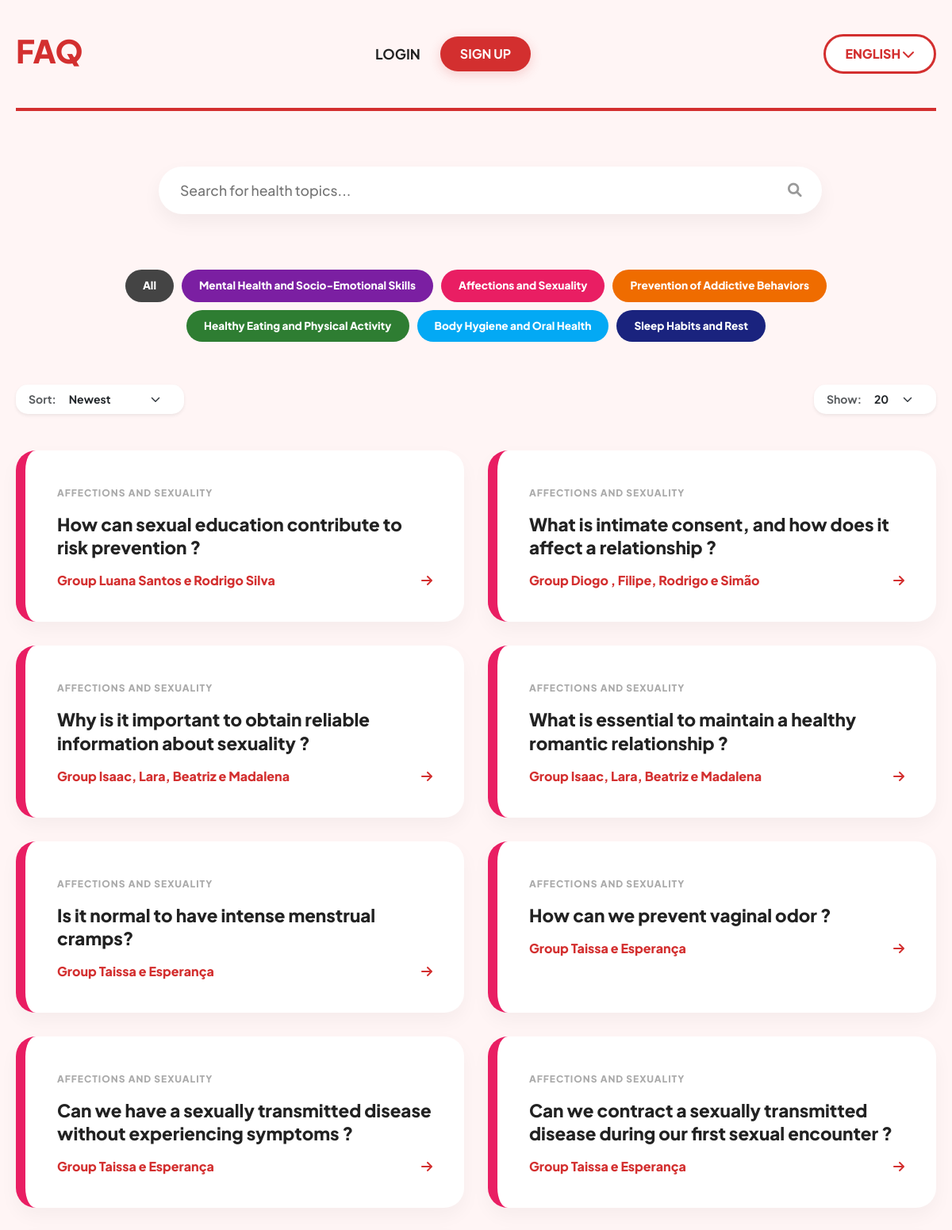
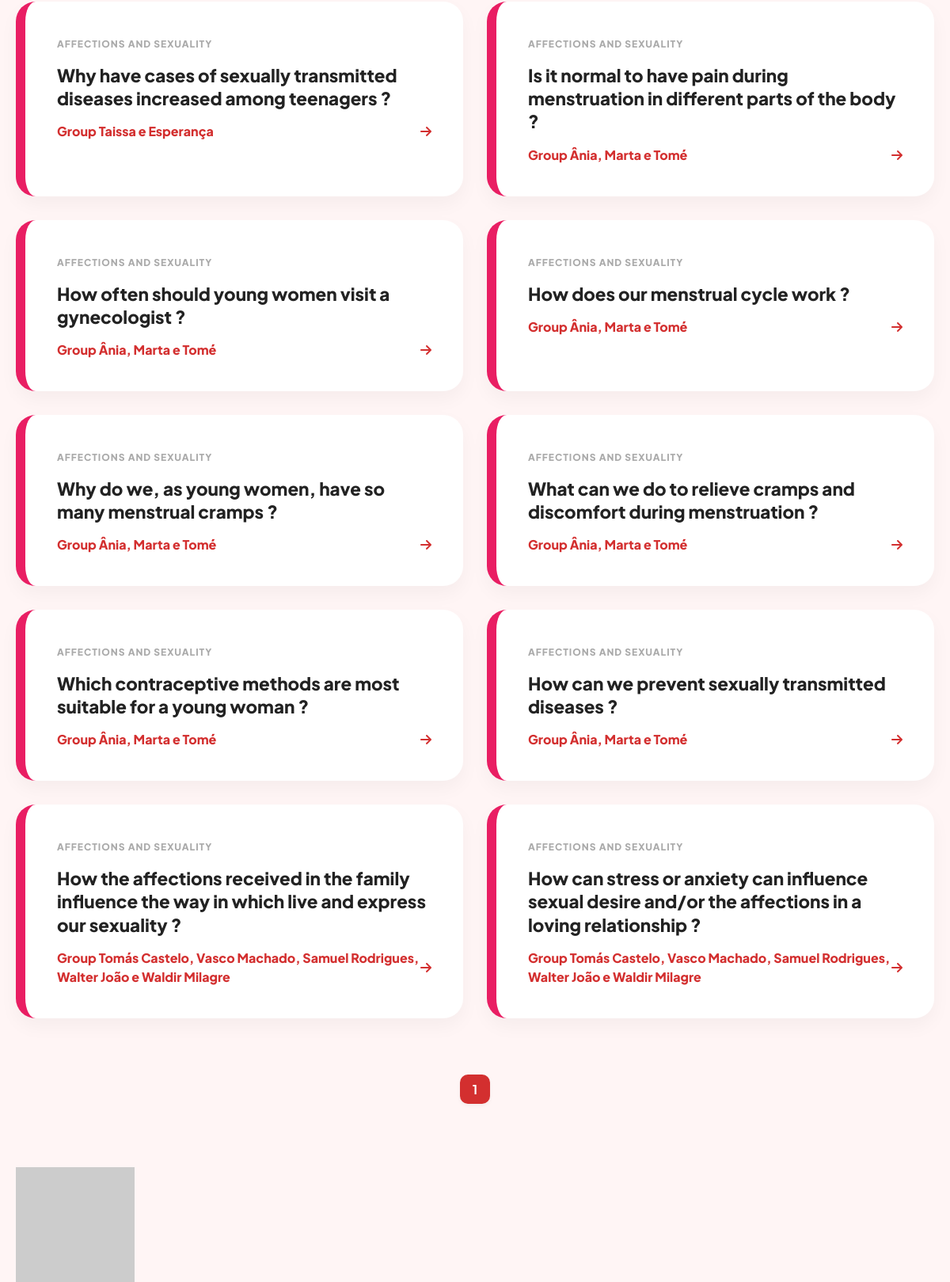
Screenshot of /?category=2&per_page=20 (upper part) with the database file from the repository (2 pictures, top to bottom).
### tables this page shows
CREATE TABLE questions (
        id_question INTEGER PRIMARY KEY AUTOINCREMENT,
        id_group INTEGER,
        id_category INTEGER,
        question TEXT,
        answer TEXT,
        pergunta TEXT,
        resposta TEXT,
        votes INTEGER DEFAULT 0,
        FOREIGN KEY (id_category) REFERENCES categories(id_category),
        FOREIGN KEY (id_group) REFERENCES groups(id_group));

CREATE TABLE categories (
        id_category INTEGER PRIMARY KEY AUTOINCREMENT,
        name TEXT NOT NULL UNIQUE,
        nome TEXT NOT NULL UNIQUE);

CREATE TABLE groups (
        id_group INTEGER PRIMARY KEY AUTOINCREMENT,
        name TEXT NOT NULL,
        grade TEXT DEFAULT NULL);

### app.py (the view)
@app.route('/', methods=['GET'])
def home():
    category_id = request.args.get('category', type=int)
    current_page = request.args.get('page', 1, type=int)
    per_page = request.args.get('per_page', 20, type=int)
    sort_by = request.args.get('sort', 'newest')
    search_query = request.args.get('q', default='')
    total_questions = get_count_questions_en(category_id=category_id, search_query=search_query)
    total_pages = math.ceil(total_questions / per_page)
    questions = get_questions_en(per_page=per_page, current_page=current_page,
                                 category_id=category_id, sort_by=sort_by, search_query=search_query)
    return render_template('home.html',questions=questions,
                           total_pages=total_pages,
                           current_page=current_page,
                           selected_category=category_id,
                           per_page=per_page,
                           sort_by=sort_by,
                           search_query=search_query)

### dbqueries.py (called while the page is built)
def get_count_questions_en(category_id=None, search_query=None):
    with sqlite3.connect(DBFILE) as conn:
        cursor = conn.cursor()
        sql = 'SELECT COUNT(*) FROM questions WHERE 1=1'
        params = []
        if category_id:
            sql += ' AND id_category = ?'
            params.append(category_id)
        if search_query:
            sql += ' AND question LIKE ?'
            params.append(f"%{search_query}%")
        cursor.execute(sql, tuple(params))
        return cursor.fetchone()[0]

### templates/home.html (shortened to what this page needs)
<!DOCTYPE html>
<html lang="en">
<head>
    <link href="https://cdn.jsdelivr.net/npm/bootstrap@5.3.3/dist/css/bootstrap.min.css" rel="stylesheet">
    <link rel="stylesheet" href="https://cdnjs.cloudflare.com/ajax/libs/font-awesome/6.0.0/css/all.min.css">
    <link rel="stylesheet" href="static/css/style-home.css">
</head>
<body>
    <div id="main-content-wrapper">
        <main class="container-layout">
            <nav class="nav-bar">
                <a href="{{ url_for('home') }}" class="logo-link">
                    <h2 class="logo">FAQ</h2>
                </a>
                {% if not current_user.is_authenticated %}
                <div class="auth-buttons">
                    <a href="{{ url_for('login_page') }}" class="login-text">LOGIN</a>
                    <a href="{{ url_for('register') }}" class="signup-btn">SIGN UP</a>
                </div>
                {% endif %}
                <div class="lang-selector">
                    <span>ENGLISH</span> <i class="fa-solid fa-chevron-down"></i>
                </div>
            </nav>
            <section class="search-section">
                <form method="GET" action="/" id="searchForm" class="w-100">
                    <div class="search-wrapper">
                        <input type="text" name="q" placeholder="Search for health topics..."
                            class="search-input" value="{{ search_query }}" autocomplete="off">
                    </div>
                </form>
            </section>
            <section class="category-area mb-4">
                <a href="{{ url_for('home', per_page=per_page) }}"
                class="btn-cat btn-all {% if not selected_category %}active{% endif %}">
                All
                </a>
                <a href="{{ url_for('home', category=1, per_page=per_page) }}"
                class="btn-cat btn-mental {% if selected_category == 1 %}active{% endif %}">
                Mental Health and Socio-Emotional Skills
                </a>
                <a href="{{ url_for('home', category=2, per_page=per_page) }}"
                class="btn-cat btn-sexuality {% if selected_category == 2 %}active{% endif %}">
                Affections and Sexuality
                </a>
                <a href="{{ url_for('home', category=3, per_page=per_page) }}"
                class="btn-cat btn-addictive {% if selected_category == 3 %}active{% endif %}">
                Prevention of Addictive Behaviors
                </a>
                <a href="{{ url_for('home', category=4, per_page=per_page) }}"
                class="btn-cat btn-nutrition {% if selected_category == 4 %}active{% endif %}">
                Healthy Eating and Physical Activity
                </a>
                <a href="{{ url_for('home', category=5, per_page=per_page) }}"
                class="btn-cat btn-hygiene {% if selected_category == 5 %}active{% endif %}">
                Body Hygiene and Oral Health
                </a>
                <a href="{{ url_for('home', category=6, per_page=per_page) }}"
                class="btn-cat btn-sleep {% if selected_category == 6 %}active{% endif %}">
                Sleep Habits and Rest
                </a>
            </section>
            <div class="d-flex justify-content-between align-items-center mb-3" style="grid-column: 1 / 9;">
                <form method="GET" action="/" class="d-flex align-items-center bg-white px-3 py-1 shadow-sm" style="border-radius: 15px;">
                    <label for="sort" class="me-2 small fw-bold text-muted">Sort:</label>
                    <select name="sort" id="sort" onchange="this.form.submit()" class="form-select form-select-sm border-0" style="width: auto; cursor: pointer; font-weight: 700;">
                        <option value="newest" {% if sort_by == 'newest' %}selected{% endif %}>Newest</option>
                    </select>
                </form>
                <form method="GET" action="/" class="d-flex align-items-center bg-white px-3 py-1 shadow-sm" style="border-radius: 15px;">
                    <label for="per_page" class="me-2 small fw-bold text-muted">Show:</label>
                    <select name="per_page" id="per_page" onchange="this.form.submit()" class="form-select form-select-sm border-0" style="width: auto; cursor: pointer; font-weight: 700;">
                        <option value="20" {% if per_page == 20 %}selected{% endif %}>20</option>
                    </select>
                </form>
            </div>
            <section class="faq-section">
            {% include 'partials/faq_cards.html' %}
            </section>
            <nav class="pagination-wrapper mt-5" style="grid-column: 1 / 9;">
                <ul class="pagination-list d-flex justify-content-center list-unstyled gap-2">
                    {% set start = [current_page - 2, 1]|max %}
                    {% set end = [start + 4, total_pages]|min %}
                    {% set start = [end - 4, 1]|max %}
                    {% for p in range(start, end + 1) %}
                        {% if p > 0 %}
                        <li>
                            <a href="{{ url_for('home', page=p, category=selected_category, per_page=per_page, sort=sort_by) }}"
                            class="pagi-num {% if p == current_page %}active{% endif %}">
                                {{ p }}
                            </a>
                        </li>
                        {% endif %}
                    {% endfor %}
                </ul>
            </nav>
            <section class="quote-area">
                <div id="quoteCarousel" class="carousel slide" data-bs-ride="carousel" data-bs-interval="5000">
                    <div class="carousel-inner">
                        <div class="carousel-item active">
                            <div class="flying-card">
                                <div class="card-header-quote">
                                    <img src="https://i.pravatar.cc/150?u=doc1" alt="Doctor" class="doctor-photo">
                                </div>
                            </div>
                        </div>
                    </div>
                </div>
            </section>
        </main>
    </div>
</body>
</html>

### templates/partials/faq_cards.html
{% for q_id, question, answer, group, category, votes in questions %}
    {% set border_class = "border-gray" %}
    {% if selected_category == 1 %}{% set border_class = "border-mental" %}
    {% elif selected_category == 2 %}{% set border_class = "border-sexuality" %}
    {% elif selected_category == 3 %}{% set border_class = "border-addictive" %}
    {% elif selected_category == 4 %}{% set border_class = "border-nutrition" %}
    {% elif selected_category == 5 %}{% set border_class = "border-hygiene" %}
    {% elif selected_category == 6 %}{% set border_class = "border-sleep" %}
    {% endif %}
    <div class="faq-card {{ border_class }}" data-bs-toggle="modal" data-bs-target="#modal{{ loop.index }}">
        <div class="card-body">
            <span class="category-tag-small">{{ category }}</span>
            <h3 class="question-text">{{ question }}</h3>
            <div class="card-footer-info">
                <span>Group {{ group }}</span>
                <i class="fa-solid fa-arrow-right"></i>
            </div>
        </div>
    </div>
{% else %}
    <div class="text-center w-100 py-5" style="grid-column: 1 / 9;">
        <p class="text-muted fs-5">No health topics found matching your search.</p>
    </div>
{% endfor %}

### static/css/style-home.css (style rules this page uses)
:root { --health-red: #D32F2F; --soft-bg: #FFF5F5; --mental-purple: #7B1FA2; --sexuality-pink: #E91E63; --addictive-orange: #EF6C00; --nutrition-green: #2E7D32; --hygiene-blue: #03A9F4; --sleep-navy: #1A237E; }
body { background-color: var(--soft-bg); font-family: 'Plus Jakarta Sans', sans-serif; color: #222; margin: 0; }
.container-layout { display: grid; grid-template-columns: repeat(8, 1fr); grid-gap: 30px; max-width: 1200px; margin: 0 auto; padding: 0 20px; }
.nav-bar { grid-column: 1 / 9; display: flex; justify-content: space-between; align-items: center; padding: 40px 0; border-bottom: 4px solid var(--health-red); }
.logo { font-weight: 800; color: var(--health-red); font-size: 2.5rem; }
.lang-selector { cursor: pointer; font-weight: 800; color: var(--health-red); border: 3px solid var(--health-red); padding: 10px 25px; border-radius: 50px; background: white; }
.logo-link { text-decoration: none; color: inherit; cursor: pointer; }
.signup-btn { background-color: var(--health-red); color: white; text-decoration: none; padding: 10px 25px; border-radius: 25px; font-weight: 700; font-size: 1rem; transition: all 0.3s ease; box-shadow: 0 4px 15px rgba(211, 47, 47, 0.2); }
.auth-buttons { display: flex; align-items: center; gap: 25px; }
.login-text { text-decoration: none; color: #222; font-weight: 700; font-size: 1.1rem; transition: color 0.2s; }
.search-section { grid-column: 2 / 8; margin: 40px 0; }
.search-wrapper { position: relative; display: flex; align-items: center; width: 100%; }
.search-input { width: 100%; padding: 15px 55px 15px 25px; border: 2px solid transparent; border-radius: 30px; background: white; font-size: 1.1rem; font-weight: 500; box-shadow: 0 10px 25px rgba(0, 0, 0, 0.05); transition: all 0.3s ease; outline: none; }
.category-area { grid-column: 1 / 9; display: flex; justify-content: center; gap: 10px; flex-wrap: wrap; margin-bottom: 50px; }
.btn-cat { border-radius: 50px; padding: 10px 22px; font-weight: 800; color: white !important; border: none; text-decoration: none; font-size: 0.85rem; transition: 0.3s; }
.btn-all { background-color: #444; }
.btn-mental { background-color: var(--mental-purple); }
.btn-sexuality { background-color: var(--sexuality-pink); }
.btn-addictive { background-color: var(--addictive-orange); }
.btn-nutrition { background-color: var(--nutrition-green); }
.btn-hygiene { background-color: var(--hygiene-blue); }
.btn-sleep { background-color: var(--sleep-navy); }
.faq-section { grid-column: 1 / 9; display: grid; grid-template-columns: 1fr 1fr; gap: 30px; }
.faq-card { background: white; padding: 40px; border-radius: 25px; box-shadow: 0 10px 25px rgba(0,0,0,0.04); cursor: pointer; transition: 0.4s; border-left: 12px solid var(--health-red); }
.border-sexuality { border-left-color: var(--sexuality-pink); }
.question-text { font-size: 1.4rem; font-weight: 800; margin: 15px 0; line-height: 1.3; }
.category-tag-small { font-size: 0.75rem; text-transform: uppercase; color: #aaa; font-weight: 800; letter-spacing: 1px; }
.card-footer-info { display: flex; justify-content: space-between; align-items: center; color: var(--health-red); font-weight: 800; }
.pagination-wrapper { grid-column: 1 / 9; display: flex; justify-content: center; margin: 40px 0; }
.pagination-list { display: flex; list-style: none; gap: 8px; padding: 0; }
.pagi-num, .pagi-btn { text-decoration: none; color: #444; padding: 8px 16px; border-radius: 10px; background: white; font-weight: 700; transition: 0.2s; box-shadow: 0 2px 5px rgba(0,0,0,0.05); }
.pagi-num.active { background: var(--health-red); color: white; }

### rows the page displays
questions: name "AFFECTIONS AND SEXUALITY", question "How can sexual education contribute to risk prevention ?", name "Luana Santos e Rodrigo Silva"
questions: name "AFFECTIONS AND SEXUALITY", question "What is intimate consent, and how does it affect a relationship ?", name "Diogo , Filipe, Rodrigo e Simão"
questions: name "AFFECTIONS AND SEXUALITY", question "Why is it important to obtain reliable information about sexuality ?", name "Isaac, Lara, Beatriz e Madalena"
questions: name "AFFECTIONS AND SEXUALITY", question "What is essential to maintain a healthy romantic relationship ?", name "Isaac, Lara, Beatriz e Madalena"
questions: name "AFFECTIONS AND SEXUALITY", question "Is it normal to have intense menstrual cramps?", name "Taissa e Esperança"
questions: name "AFFECTIONS AND SEXUALITY", question "How can we prevent vaginal odor ?", name "Taissa e Esperança"
questions: name "AFFECTIONS AND SEXUALITY", question "Can we have a sexually transmitted disease without experiencing symptoms ?", name "Taissa e Esperança"
questions: name "AFFECTIONS AND SEXUALITY", question "Can we contract a sexually transmitted disease during our first sexual encounter ?", name "Taissa e Esperança"
questions: name "AFFECTIONS AND SEXUALITY", question "Why have cases of sexually transmitted diseases increased among teenagers ?", name "Taissa e Esperança"
questions: name "AFFECTIONS AND SEXUALITY", question "Is it normal to have pain during menstruation in different parts of the body ?", name "Ânia, Marta e Tomé"
questions: name "AFFECTIONS AND SEXUALITY", question "How often should young women visit a gynecologist ?", name "Ânia, Marta e Tomé"
questions: name "AFFECTIONS AND SEXUALITY", question "How does our menstrual cycle work ?", name "Ânia, Marta e Tomé"
questions: name "AFFECTIONS AND SEXUALITY", question "Why do we, as young women, have so many menstrual cramps ?", name "Ânia, Marta e Tomé"
questions: name "AFFECTIONS AND SEXUALITY", question "What can we do to relieve cramps and discomfort during menstruation ?", name "Ânia, Marta e Tomé"
questions: name "AFFECTIONS AND SEXUALITY", question "Which contraceptive methods are most suitable for a young woman ?", name "Ânia, Marta e Tomé"
questions: name "AFFECTIONS AND SEXUALITY", question "How can we prevent sexually transmitted diseases ?", name "Ânia, Marta e Tomé"
questions: name "AFFECTIONS AND SEXUALITY", question "How the affections received in the family influence the way in which live and express our sexuality ?", name "Tomás Castelo, Vasco Machado, Samuel Rodrigues, Walter João e Waldir Milagre"
questions: name "AFFECTIONS AND SEXUALITY", question "How can stress or anxiety can influence sexual desire and/or the affections in a loving relationship ?", name "Tomás Castelo, Vasco Machado, Samuel Rodrigues, Walter João e Waldir Milagre"

### other values shown
{{ p }} "1"
